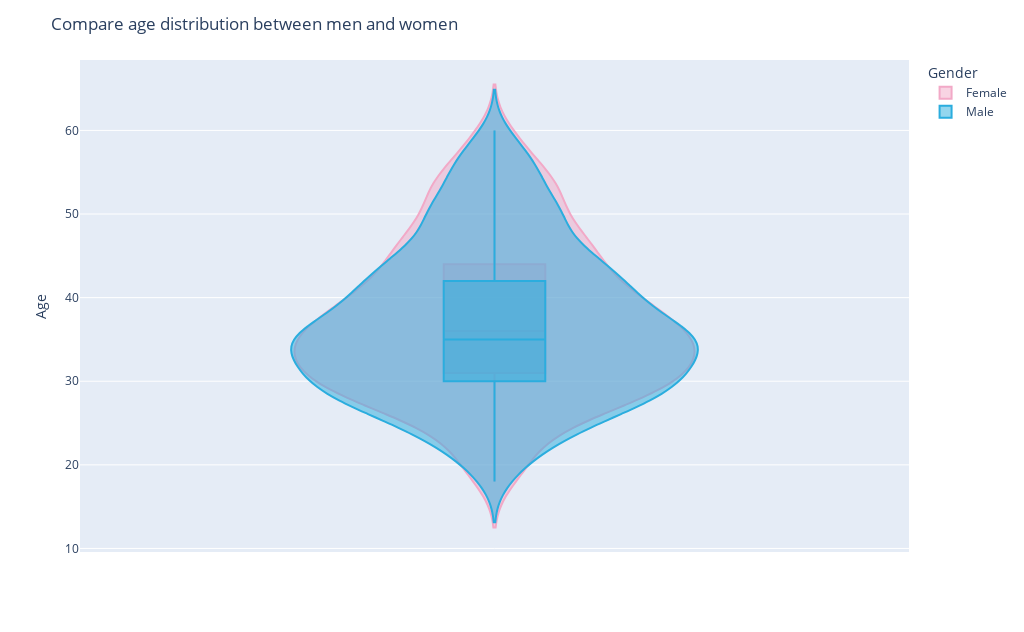

The code cell stored with this chart in its notebook:
### Code cell
fig = px.violin(df, y="Age", color="Gender",
                violinmode='overlay',                                   # draw violins on top of each other
                hover_data=df.columns,
                box=True,
                color_discrete_map=couleur_specifique,
                width=kWidthPx, height=kHeightPx)
fig.update_layout(title="Compare age distribution between men and women")
fig.show()

### Figure 1 — Plotly figure (JSON) as saved in the notebook; plotly's stock layout.template omitted (floating-point values rounded to 4 significant figures; data arrays with more than 128 entries replaced by an {"elided": "..."} marker saying what was removed)
{"data": [{"alignmentgroup": "True", "box": {"visible": true}, "customdata": {"elided": "588x34 mixed values"}, "hovertemplate": "Gender=%{customdata[10]}<br>Age=%{y}<br>Attrition=%{customdata[0]}<br>BusinessTravel=%{customdata[1]}<br>DailyRate=%{customdata[2]}<br>Department=%{customdata[3]}<br>DistanceFromHome=%{customdata[4]}<br>Education=%{customdata[5]}<br>EducationField=%{customdata[6]}<br>EmployeeCount=%{customdata[7]}<br>EmployeeNumber=%{customdata[8]}<br>EnvironmentSatisfaction=%{customdata[9]}<br>HourlyRate=%{customdata[11]}<br>JobInvolvement=%{customdata[12]}<br>JobLevel=%{customdata[13]}<br>JobRole=%{customdata[14]}<br>JobSatisfaction=%{customdata[15]}<br>MaritalStatus=%{customdata[16]}<br>MonthlyIncome=%{customdata[17]}<br>MonthlyRate=%{customdata[18]}<br>NumCompaniesWorked=%{customdata[19]}<br>Over18=%{customdata[20]}<br>OverTime=%{customdata[21]}<br>PercentSalaryHike=%{customdata[22]}<br>PerformanceRating=%{customdata[23]}<br>RelationshipSatisfaction=%{customdata[24]}<br>StandardHours=%{customdata[25]}<br>StockOptionLevel=%{customdata[26]}<br>TotalWorkingYears=%{customdata[27]}<br>TrainingTimesLastYear=%{customdata[28]}<br>WorkLifeBalance=%{customdata[29]}<br>YearsAtCompany=%{customdata[30]}<br>YearsInCurrentRole=%{customdata[31]}<br>YearsSinceLastPromotion=%{customdata[32]}<br>YearsWithCurrManager=%{customdata[33]}<extra></extra>", "legendgroup": "Female", "marker": {"color": "#F2A9C7"}, "name": "Female", "offsetgroup": "Female", "orientation": "v", "scalegroup": "True", "showlegend": true, "type": "violin", "x0": " ", "xaxis": "x", "y": {"elided": "588 int values"}, "y0": " ", "yaxis": "y"}, {"alignmentgroup": "True", "box": {"visible": true}, "customdata": {"elided": "882x34 mixed values"}, "hovertemplate": "Gender=%{customdata[10]}<br>Age=%{y}<br>Attrition=%{customdata[0]}<br>BusinessTravel=%{customdata[1]}<br>DailyRate=%{customdata[2]}<br>Department=%{customdata[3]}<br>DistanceFromHome=%{customdata[4]}<br>Education=%{customdata[5]}<br>EducationField=%{customdata[6]}<br>EmployeeCount=%{customdata[7]}<br>EmployeeNumber=%{customdata[8]}<br>EnvironmentSatisfaction=%{customdata[9]}<br>HourlyRate=%{customdata[11]}<br>JobInvolvement=%{customdata[12]}<br>JobLevel=%{customdata[13]}<br>JobRole=%{customdata[14]}<br>JobSatisfaction=%{customdata[15]}<br>MaritalStatus=%{customdata[16]}<br>MonthlyIncome=%{customdata[17]}<br>MonthlyRate=%{customdata[18]}<br>NumCompaniesWorked=%{customdata[19]}<br>Over18=%{customdata[20]}<br>OverTime=%{customdata[21]}<br>PercentSalaryHike=%{customdata[22]}<br>PerformanceRating=%{customdata[23]}<br>RelationshipSatisfaction=%{customdata[24]}<br>StandardHours=%{customdata[25]}<br>StockOptionLevel=%{customdata[26]}<br>TotalWorkingYears=%{customdata[27]}<br>TrainingTimesLastYear=%{customdata[28]}<br>WorkLifeBalance=%{customdata[29]}<br>YearsAtCompany=%{customdata[30]}<br>YearsInCurrentRole=%{customdata[31]}<br>YearsSinceLastPromotion=%{customdata[32]}<br>YearsWithCurrManager=%{customdata[33]}<extra></extra>", "legendgroup": "Male", "marker": {"color": "#2BADDE"}, "name": "Male", "offsetgroup": "Male", "orientation": "v", "scalegroup": "True", "showlegend": true, "type": "violin", "x0": " ", "xaxis": "x", "y": {"elided": "882 int values"}, "y0": " ", "yaxis": "y"}], "layout": {"height": 632.9, "legend": {"title": {"text": "Gender"}, "tracegroupgap": 0}, "margin": {"t": 60}, "title": {"text": "Compare age distribution between men and women"}, "violinmode": "overlay", "width": 1024, "xaxis": {"anchor": "y", "domain": [0, 1]}, "yaxis": {"anchor": "x", "domain": [0, 1], "title": {"text": "Age"}}}}
